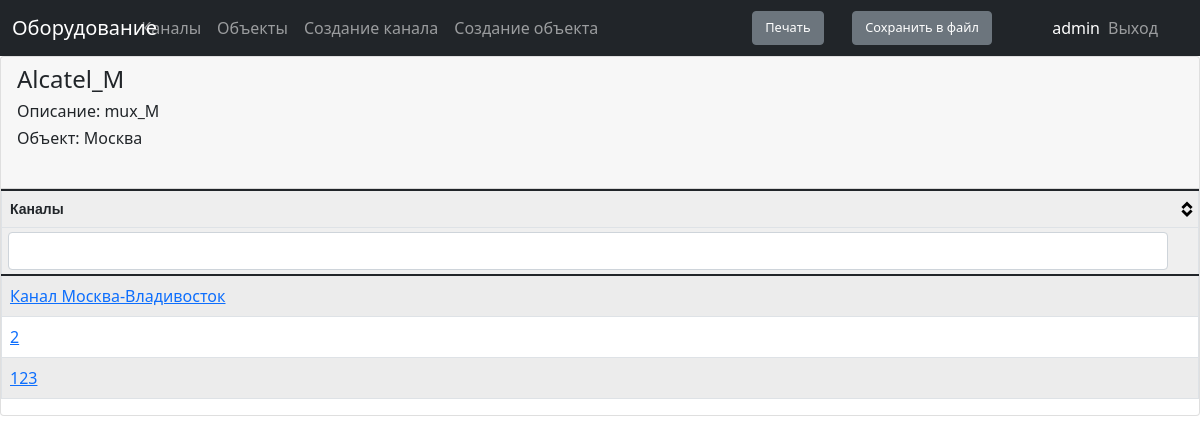
Before: /scheme/18/equipment_detail_view (signed in) with the older database file.
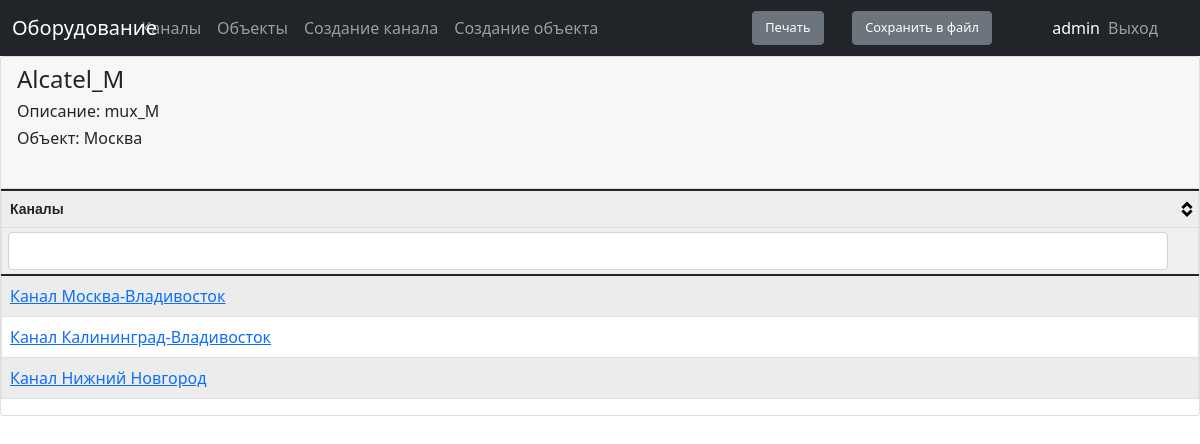
After: the same page with the newer database file.
### scheme/models.py (models this page shows, shortened)
class Channels(models.Model):
    channel_name = models.CharField(max_length=300, unique=True, verbose_name='Наименование канала')
    object_a = models.CharField(max_length=100, verbose_name='Объект А')
    object_b = models.CharField(max_length=100, verbose_name='Объект Б')
    traffic = models.CharField(max_length=30, verbose_name='Трафик', blank=True)
    description = models.CharField(max_length=3000, verbose_name='Описание', blank=True)
    equipment_connect = models.ManyToManyField ('Equipment',
                        related_name='equipmentcon', verbose_name='Оборудование')
    class Meta:
            verbose_name = 'Канал'
            verbose_name_plural = 'Каналы'

### scheme/views.py (the view)
# urls.py: path('<int:pk>/equipment_detail_view', permission_required('scheme.view_equipmentdetailview')(views.EquipmentDetailView.as_view()), name='url_equipment_detail_view'),
class EquipmentDetailView(DetailView):
    model = Equipment
    template_name = 'scheme/equipment_detail_view.html'
    context_object_name = 'equipment'

### scheme/models.py (called while the page is built)
    def __str__(self):
        return self.location

### scheme/templates/scheme/equipment_detail_view.html (shortened to what this page needs)
{% extends 'main/index.html' %}
{% block title %} Оборудование {% endblock %}
{% block content %}
<div class="card">
    <div class="card-header">
        <h4>{{equipment.equipment}}</h4>
        <h6>Описание: {{equipment.description}}</h6>
        <h6>Объект: {{equipment.locations_connect}}</h6>
        <br>
    </div>
        <table id='tblData' class="">
            <thead>
                <th>Каналы</th>
            </thead>
            <tbody>
                {% for channel in equipment.equipmentcon.all %}
                <tr>
                    <td><a href="{% url 'url_channel_detail_view' channel.id %}" > {{ channel.channel_name }}</a></td>
                </tr>
                {%endfor%}
            </tbody>
        </table>
    </div>
{% endblock%}

Changed rows visible on the page:
removed Channels: channel_name "2"
removed Channels: channel_name "123"
added Channels: channel_name "Канал Калининград-Владивосток"
added Channels: channel_name "Канал Нижний Новгород"
